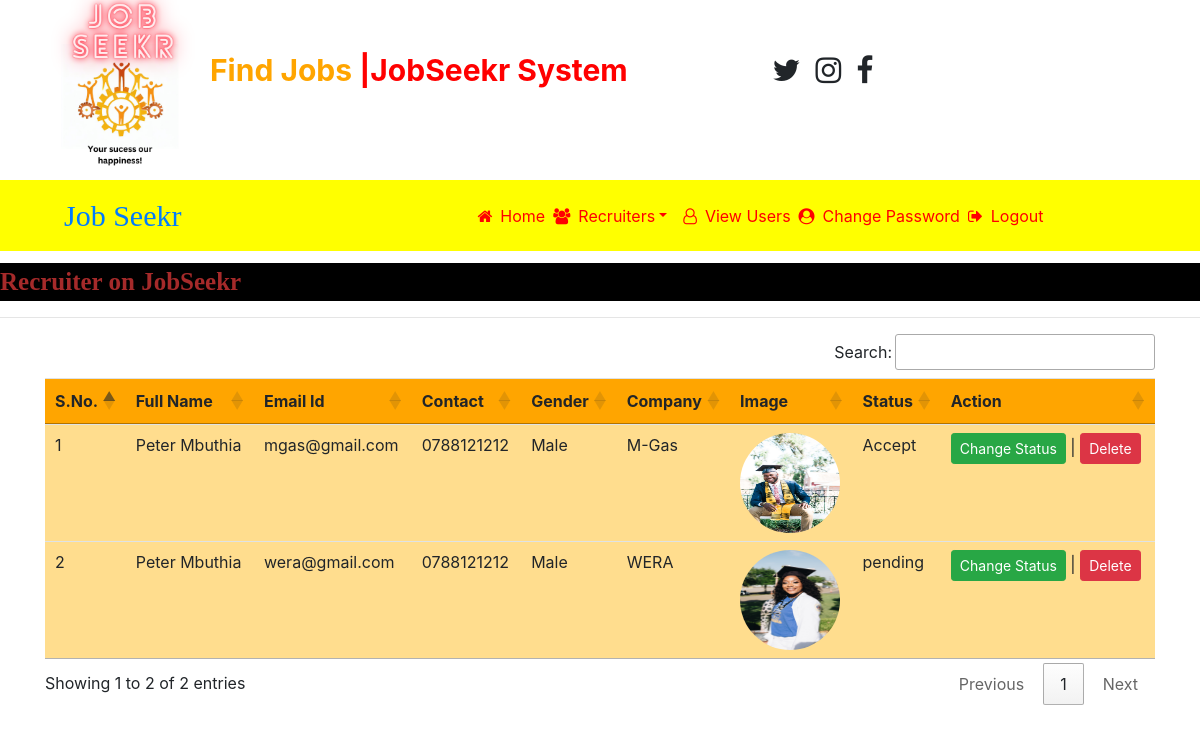
Screenshot of /recruiter_all (signed in) with the database file from the repository.
### Job/models.py (models this page shows, shortened)
class Recruiter(models.Model):
    user = models.ForeignKey(User, on_delete=models.CASCADE)
    mobile = models.CharField(max_length=14, null= True)
    image = models.FileField(null= True)
    gender = models.CharField(max_length=10, null=True)
    company= models.CharField(max_length=10, null=True)
    type = models.CharField(max_length=18, null=True)
    status = models.CharField(max_length=18, null=True)

### Job/views.py (the view)
# urls.py: path('recruiter_all', recruiter_all, name="recruiter_all"),
def recruiter_all(request):
    if not request.user.is_authenticated:
        return redirect('admin_login')
    data = Recruiter.objects.all()
    d = {'data':data}
    return render(request,'recruiter_all.html',d)

### Job/templates/recruiter_all.html
{% load static %}
{% block body %}
{% include 'admin_navigation.html' %}
<marquee class="text" style="color:red ; font-family:San-serif; font-size: 25px;color:brown ; background-color: black; font-weight:bolder; margin-top: 1%;">
    Recruiter on JobSeekr
</marquee>
<hr>
<div class="container" >
    <table class="table table-hover " id="example">
        <thead>
        <tr style="background-color: orange;">
            <th>S.No.</th>
            <th>Full Name</th>
            <th>Email Id</th>
            <th>Contact</th>
            <th>Gender</th>
            <th>Company</th>
            <th>Image</th>
            <th>Status</th>
            <th>Action</th>
        </tr>
        </thead>
        <tbody>
        {% for i in data %}
            <tr style="background-color: #FFDD8E;">
                <td>{{forloop.counter}}</td>
                <td>{{i.user.first_name}} {{i.user.last_name}}</td>
                <td>{{i.user.username}}</td>
                <td>{{i.mobile}}</td>
                <td>{{i.gender}}</td>
                <td>{{i.company}}</td>
                <td><img src = "{{i.image.url}}" style="width:100px ; height:100px; border-radius:50%"></td>
                <td>{{i.status}}</td>
                <td><a href="{% url 'change_status' i.id %}" class="btn btn-success btn-sm" onclick="return confirm('Are you sure?')">Change Status</a>
                | <a href="{% url 'delete_recruiter' i.user.id %}" class="btn btn-danger btn-sm" onclick="return confirm('Are you sure?')">Delete</a>
                </td>
            </tr>
        {% endfor %}
        </tbody>
    </table>
</div
{% endblock %}

### Job/templates/admin_navigation.html (shortened to what this page needs)
<!DOCTYPE html>
<html>
<head>
    {% load static  %}
    <link rel="stylesheet" href="https://cdn.jsdelivr.net/npm/bootstrap@4.6.2/dist/css/bootstrap.min.css">
    <link rel="stylesheet" href="https://cdnjs.cloudflare.com/ajax/libs/font-awesome/4.7.0/css/font-awesome.min.css">
<link rel="stylesheet" href ="https://cdn.datatables.net/1.13.6/css/jquery.dataTables.min.css">
<link rel="stylesheet" href = "https://cdn.datatables.net/buttons/2.4.1/css/buttons.dataTables.min.css">
</head>
{% block body %}
<body>
    <div class="container">
        <div class="row">
            <div class="column-sm-3">
                <img src="{% static 'images/logo.png' %} " style="width:180px ; height:180px">
            </div>
            <div class="column-sm-6 mt-5 text-center">
                <span style="font-weight : bold ; font-size:30px ; pl:3% ; text-center">
                    <span style=" color :orange">Find Jobs</span>
                    <span style=" color :red">|JobSeekr System</span>
                </span>
            </div>
            <div class="column-sm-6 mt-5" style="padding-left:12%">
                <span style="font-weight:  bold ; font-size:30px ">
                    <span><i class="fa fa-twitter pl-2"></i></span>
                    <span><i class="fa fa-instagram pl-2"></i></span>
                    <span><i class="fa fa-facebook pl-2"></i></span>
                </span>
            </div>
        </div>
    </div>
    <nav class="navbar navbar-expand-sm" style="background-color:yellow">
        <a class="navbar-brand text-black pl-5 font-weight:bold"
        style="font-family:'Monotype Corsiva';font-size:30px">Job Seekr</a>
        <ul class="navbar-nav">
             <li class="nav-item ">
                <a class="navbar-link " href="{%url 'admin_home' %}" style="margin-left: 280px"><i class="fa fa-home mr-2"></i>Home</a>
             </li>
             <li class="nav-item dropdown">
                <a class="navbar-link dropdown-toggle" href="#" data-toggle="dropdown" style="margin: 8px"><i class="fa fa-users mr-2"></i>Recruiters</a>
             </li>
             <li class="nav-item">
                <a class="navbar-link" href="{% url 'view_users' %}" style="margin: 8px"><i class="fa fa-user-o mr-2"></i>View Users</a>
             </li>
             <li class="nav-item">
                <a class="navbar-link" href="{% url 'change_passwordAdmin' %}" style="margin-right:8px ;"><i class="fa fa-user-circle mr-2"></i>Change Password</a>
            </li>
            <li class= "nav-item">
                <a class="navbar-link" href="{%url 'Logout' %}" style="margin-right:8px ;"><i class="fa fa-sign-out mr-2"></i>Logout</a>
             </li>
        </ul>
    </nav>
</body>
{% endblock  %}
</html>

### Job/templates/admin_navigation.html (style rules this page uses)
.navbar-link { color: red !important; margin: right 4px; }

### rows the page displays
Recruiter: user.first_name "Peter", user.last_name "Mbuthia", user.username "mgas@gmail.com", mobile "0788121212", gender "Male", company "M-Gas", image (picture), status "Accept"
Recruiter: user.first_name "Peter", user.last_name "Mbuthia", user.username "wera@gmail.com", mobile "0788121212", gender "Male", company "WERA", image (picture), status "pending"
